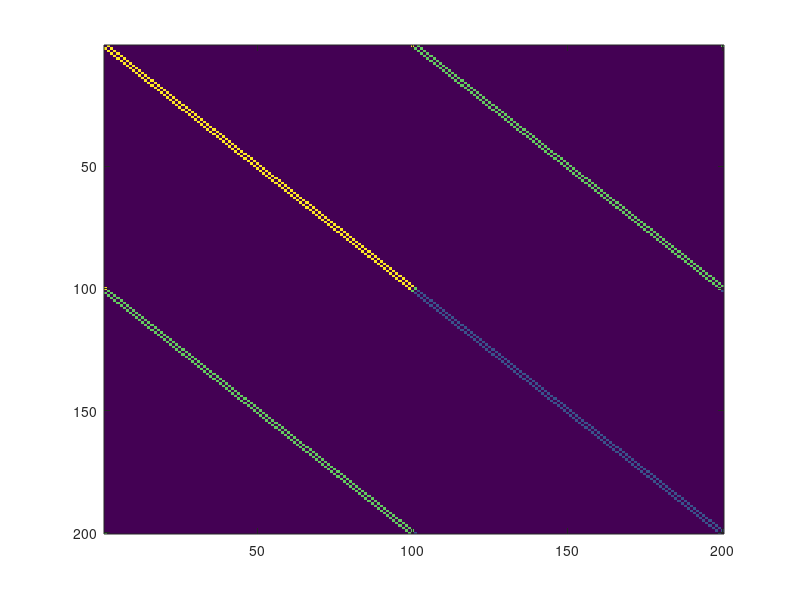

The MATLAB script that drew this image: (Note: this script raises an error after producing the figure.)
%---------------------------------------------------------------
%script_simple_QAP_example �
%INPUT
% �XXX TODO XXX
%---------------------------------------------------------------
rng(1);
% min  [X]^T W [X]

% s.t.  X is permutation
n = 100;
m = 2;
Ent = 1;
%generate a sparce Adj matrix A
A = zeros(n);
A(1,n) = 1;
A(1,2) = 1;
for i = 2:n-1
    A(i,i+1) = 1;
    A(i,i-1) = 1;
end
A(n,1) = 1; 
A(n,n-1) = 1;
%generate small W
w(1,1) = 4;
w(1,2) = 3;
w(2,1) = 3;
w(2,2) = 1;
%generate big W
W = kron(w,A);

figure(1);imagesc(W);

%---------------------------------------------------------------
% run experiments
%---------------------------------------------------------------
PMD_params.stop_critiria = 10^-3;
PMD_params.stop_critiria_sinkhorn = 10^-4;

% PMD_params.entropy =Ent;% 0.01;
PMD_params.Z = zeros(n,m);
PMD_params.W = W;
PMD_params.type = 'labelling'; %labelling
PMD_params.n = n; %the dimensions of unknown X
PMD_params.m = m; 
PMD_params.entropy = 1;
PMD_params.max_iterations = 1000;
PMD_params.Adj = A;
PMD_params.graphics = true;
PMD_params.sparse = true;
[ O_params ] = PMD_sinkhorn( PMD_params );
%%%

PMD_params.sparse = false;
[ O_params2 ] = PMD_sinkhorn( PMD_params );